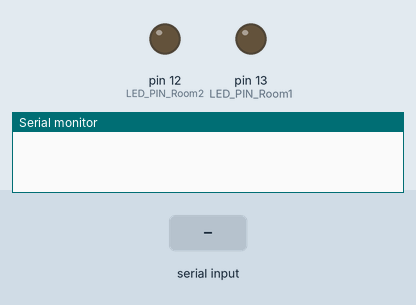
Simulated run of this sketch. Board: Arduino Uno, built with avr-gcc and run on an emulated ATmega328P. On the bench: output pins drawn as LEDs (lit = HIGH), the last lines printed to the serial monitor. The inputs (shaded band) are chosen by the test bench.

Above: at 1.2 s.
1.3 s: "1" received over the second serial link
At 2.5 s:
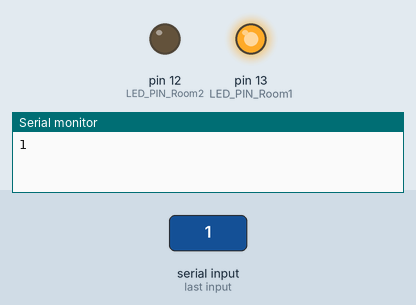
2.8 s: "3" received over the second serial link
At 3.9 s:
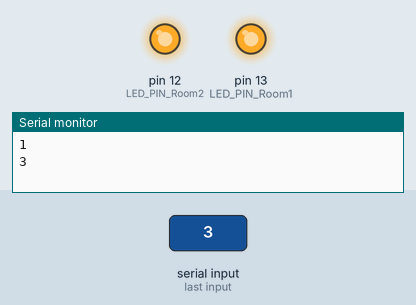
4.3 s: "2" received over the second serial link
At 5.0 s:
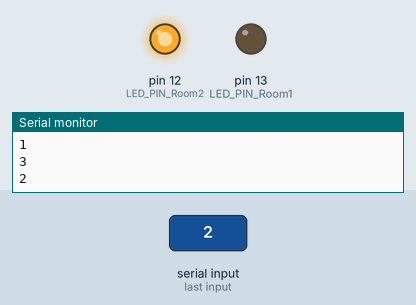
5.8 s: "4" received over the second serial link
At 6.1 s:
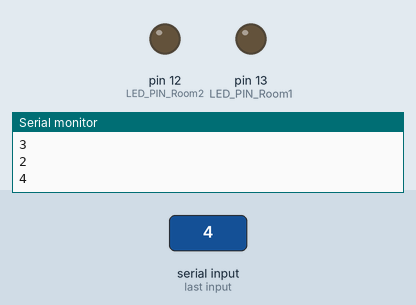
Timing chart, 0 to 8.3 s (numbered marks = the images above; inputs shaded):
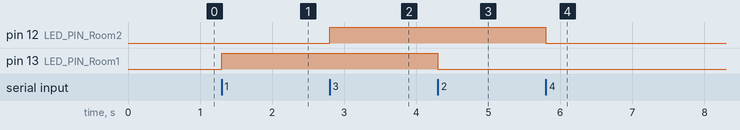

Measured:
- after the input at 1.3 s, pin 13 (LED_PIN_Room1): LOW → HIGH at once
- after the input at 2.8 s, pin 12 (LED_PIN_Room2): LOW → HIGH at once
- after the input at 4.3 s, pin 13 (LED_PIN_Room1): HIGH → LOW at once
- after the input at 5.8 s, pin 12 (LED_PIN_Room2): HIGH → LOW at once

The sketch:

sketch_led_test.ino
```cpp
#include <SoftwareSerial.h>

#define LED_PIN_Room1 13
#define LED_PIN_Room2 12
#define BTtx 7
#define BTrx 8

SoftwareSerial BT(BTtx, BTrx);

void setup() {
  // put your setup code here, to run once:
  BT.begin(9600);
  Serial.begin(9600);
  pinMode(LED_PIN_Room1,OUTPUT);
  pinMode(LED_PIN_Room2,OUTPUT);

}


void loop() {
  // put your main code here, to run repeatedly:
  if(BT.available() > 0){
    char data = BT.read();
    Serial.println(data);
    if(data == '1') digitalWrite(LED_PIN_Room1, HIGH);
    else if(data == '2') digitalWrite(LED_PIN_Room1, LOW);
    else if(data == '3') digitalWrite(LED_PIN_Room2, HIGH);
    else if(data == '4') digitalWrite(LED_PIN_Room2, LOW);

  }

}
```
